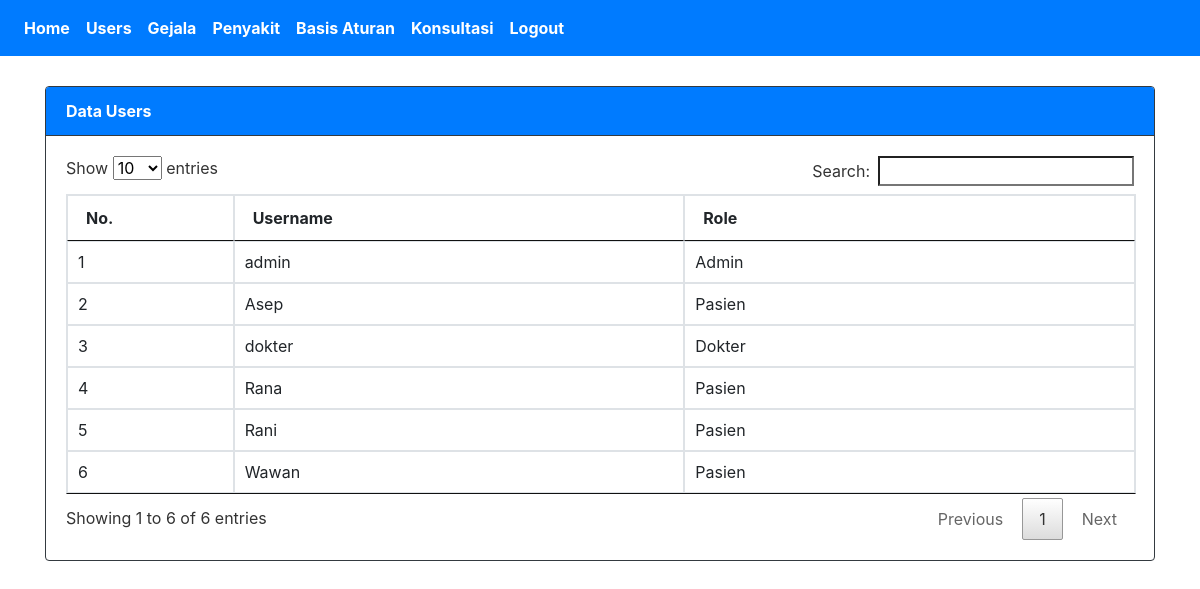
The page /SistemPakar/index.php?page=users (signed in) on the database its author committed.
### tables this page shows
CREATE TABLE `users` (
  `idusers` int(11) NOT NULL,
  `username` varchar(20) DEFAULT NULL,
  `pass` varchar(50) DEFAULT NULL,
  `role` varchar(15) DEFAULT NULL
);

### SistemPakar/tampil_users.php (the view, shortened to what this page needs)
<div class="card border-dark">
  <div class="card-header bg-primary text-white border-dark"><strong>Data Users</strong></div>
  <div class="card-body">
    <table class="table table-bordered" id="myTable">
    <thead>
      <tr>
        <th width="50px">No.</th>
        <th width="200px">Username</th>
        <th width="200px">Role</th>
      </tr>
    </thead>
    <tbody>
    <?php
        $conn = new mysqli("localhost", "root", "", "db_pakar1");
        $no=1;
        $sql = "SELECT*FROM users ORDER BY username ASC";
        $result = $conn->query($sql);
        while($row = $result->fetch_assoc()) {
    ?>
        <tr>
            <td><?php echo $no++; ?></td>
            <td><?php echo $row['username']; ?></td>
            <td><?php echo $row['role']; ?></td>
        </tr>
    <?php
     }
    ?>
   </tbody>
</table>
</div>
</div>

### SistemPakar/tampil_users.php (style rules this page uses)
.card { margin-top:30px; }

### rows shown on the page
users: username "admin", role "Admin"
users: username "Asep", role "Pasien"
users: username "dokter", role "Dokter"
users: username "Rana", role "Pasien"
users: username "Rani", role "Pasien"
users: username "Wawan", role "Pasien"
